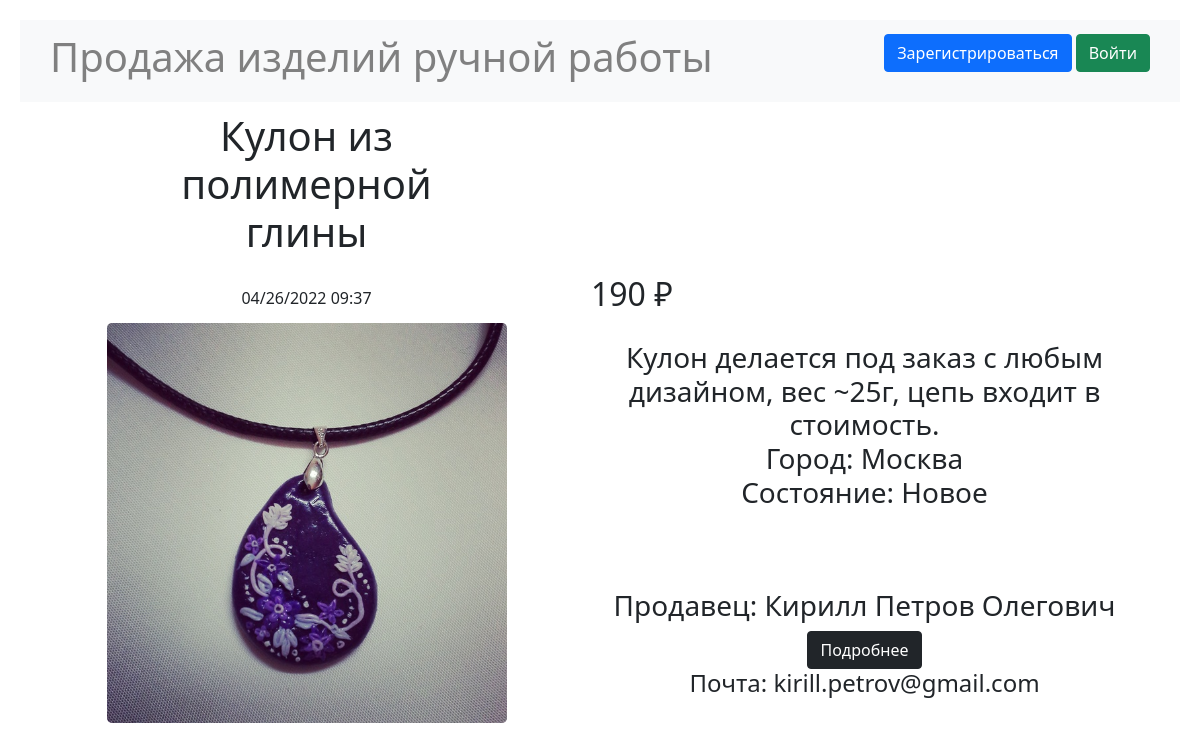
Screenshot of /ad/details/4 with the database file from the repository.
### data/ads.py (models this page shows)
class Ad(SqlAlchemyBase, SerializerMixin):
    __tablename__ = 'ads'
    id = sqlalchemy.Column(sqlalchemy.Integer,
                           primary_key=True, autoincrement=True)
    user_id = sqlalchemy.Column(sqlalchemy.Integer,
                                sqlalchemy.ForeignKey("users.id"))
    title = sqlalchemy.Column(sqlalchemy.String, nullable=True)
    content = sqlalchemy.Column(sqlalchemy.String, nullable=True)
    price = sqlalchemy.Column(sqlalchemy.Integer, nullable=True)
    filename = sqlalchemy.Column(sqlalchemy.String, nullable=True)
    created_date = sqlalchemy.Column(sqlalchemy.DateTime,
                                     default=datetime.datetime.now)
    is_sold = sqlalchemy.Column(sqlalchemy.Boolean, default=False)
    material = sqlalchemy.Column(sqlalchemy.String, nullable=True)
    condition = sqlalchemy.Column(sqlalchemy.String, nullable=True)
    user = orm.relation('User')

### data/users.py (models this page shows, shortened)
class User(SqlAlchemyBase, UserMixin, SerializerMixin):
    __tablename__ = 'users'
    id = sqlalchemy.Column(sqlalchemy.Integer,
                           primary_key=True, autoincrement=True)
    name = sqlalchemy.Column(sqlalchemy.String, nullable=True)
    surname = sqlalchemy.Column(sqlalchemy.String, nullable=True)
    patronymic = sqlalchemy.Column(sqlalchemy.String, nullable=True)
    city = sqlalchemy.Column(sqlalchemy.String, nullable=True)
    age = sqlalchemy.Column(sqlalchemy.Integer, nullable=True)
    email = sqlalchemy.Column(sqlalchemy.String,
                              index=True, unique=True, nullable=True)
    about = sqlalchemy.Column(sqlalchemy.String, nullable=True)
    hashed_password = sqlalchemy.Column(sqlalchemy.String, nullable=True)
    created_date = sqlalchemy.Column(sqlalchemy.DateTime,
                                     default=datetime.datetime.now)
    ads = orm.relation("Ad", back_populates='user')

### main.py (the view)
@app.route("/ad/details/<int:ad_id>")
def ad_details(ad_id):
    db_sess = db_session.create_session()
    ad = db_sess.query(Ad).filter(Ad.id == ad_id).first()
    return render_template("ad_details.html", ad=ad,
                           title=f"Обзор товара")

### data/db_session.py (called while the page is built)
def create_session() -> Session:
    global __factory
    return __factory()

### functions.py (called while the page is built)
def get_utc(city_to_find):
    with open('db/cities_utc.csv', encoding="utf8") as csvfile:
        reader = csv.reader(csvfile, delimiter=';', quotechar='"')
        for city, utc in reader:
            if city == city_to_find and city != "Город":
                return int(utc)
    return 0

### main.py (called while the page is built)
@app.template_filter('change_time')
def change_time(time, city):
    return time + datetime.timedelta(hours=get_utc(city))

### templates/ad_details.html (shortened to what this page needs)
{% extends "base.html" %}
{% block content %}
{% set i, item = ad.id, ad %}
<table>
    <tr>
        <td align="center" style="padding: 10px 80px;" ><h1>{{ ad.title }}</h1></td>
    </tr>
    <tr>
        <td align="center">
            {{ (ad.created_date |
            change_time(current_user.city)).strftime("%m/%d/%Y %H:%M") }}
        </td>
        <td align="left" style="padding-left: 20px;"><h2>{{ad.price}} ₽</h2>
        </td>
    </tr>
    <tr>
        <td align="center">
            <a data-bs-toggle="modal" data-bs-target="#Modal{{ad.id}}">
                <img class="add_img rounded-3" alt="Изображение товара"
                     src="/static/img/{{ad.filename}}" width="400">
            </a>
        </td>
        <td align="center">
            <div><h3>{{ ad.content }}<br>
                Город: {{ ad.user.city }}<br>
                Состояние: {{ ad.condition }}</h3></div>
            <div align="bottom" style="margin-top: 80px">
                <h3>Продавец: {{ ad.user.name }} {{ ad.user.surname }}
                    {{ ad.user.patronymic }} </h3>
                <div align="center"><a href="/user/{{ad.user.id}}/active">
                    <button type="button" class="btn btn-dark">Подробнее
                    </button>
                </a></div>
                <h4>Почта: {{ad.user.email}}</h4>
            </div>
        </td>
    </tr>
</table>
{% endblock %}

### static/css/base.css (style rules this page uses)
body { margin: 20px; }

### rows the page displays
Ad: title "Кулон из полимерной глины", created_date "04/26/2022 09:37", price "190", filename (picture), content "Кулон делается под заказ с любым дизайном, вес ~25г, цепь входит в стоимость.", condition "Новое"
User: user.city "Москва", user.name "Кирилл", user.surname "Петров", user.patronymic "Олегович", user.email "kirill.petrov@gmail.com"
